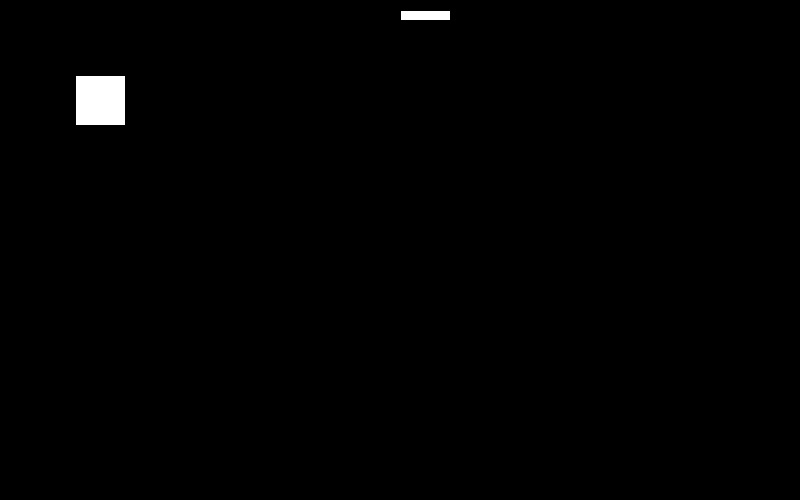
Frame 1 (no input)
Frame 60 (the mouse pressed at the canvas centre just before this capture): identical to frame 1, image omitted
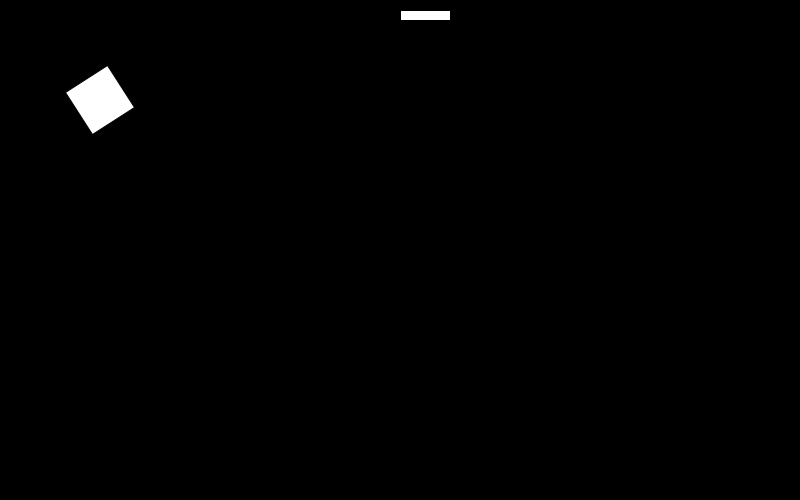
Frame 120 (the mouse held since frame 60 and released just before this capture)

The Processing sketch that drew these frames (run headless with seeded random() and noise(); from frame 60 on, the mouse is pressed at the canvas centre):

// Processing sketch: inclass
// ── inclass.pde
void setup(){
size(800,500);

}
void draw(){
  background(0);
  
  float angle = map(mouseX, 0, width, 0, 2);
  //start transformation
  pushMatrix();
  translate(100, 100);
  rotate(angle);
  rectMode(CENTER);
  rect(0,0,50,50);
  
  //end transforamtion
  popMatrix();
  rectMode(CORNER);
  rect(400, 10, 50,10);
  
}
